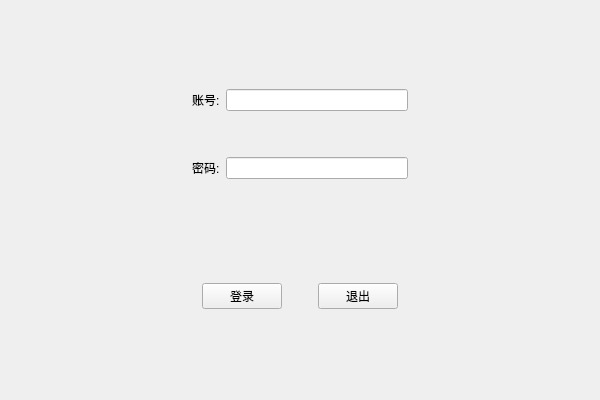
<?xml version="1.0" encoding="UTF-8"?>
<ui version="4.0">
 <class>MainWindow</class>
 <widget class="QMainWindow" name="MainWindow">
  <property name="geometry">
   <rect>
    <x>0</x>
    <y>0</y>
    <width>600</width>
    <height>400</height>
   </rect>
  </property>
  <property name="sizePolicy">
   <sizepolicy hsizetype="Preferred" vsizetype="Fixed">
    <horstretch>0</horstretch>
    <verstretch>0</verstretch>
   </sizepolicy>
  </property>
  <property name="minimumSize">
   <size>
    <width>600</width>
    <height>400</height>
   </size>
  </property>
  <property name="maximumSize">
   <size>
    <width>600</width>
    <height>400</height>
   </size>
  </property>
  <property name="windowTitle">
   <string>登录窗口</string>
  </property>
  <widget class="QWidget" name="centralwidget">
   <property name="sizePolicy">
    <sizepolicy hsizetype="Preferred" vsizetype="Fixed">
     <horstretch>0</horstretch>
     <verstretch>0</verstretch>
    </sizepolicy>
   </property>
   <property name="minimumSize">
    <size>
     <width>600</width>
     <height>400</height>
    </size>
   </property>
   <property name="maximumSize">
    <size>
     <width>600</width>
     <height>400</height>
    </size>
   </property>
   <layout class="QVBoxLayout" name="verticalLayout">
    <property name="leftMargin">
     <number>0</number>
    </property>
    <property name="topMargin">
     <number>0</number>
    </property>
    <property name="rightMargin">
     <number>0</number>
    </property>
    <property name="bottomMargin">
     <number>0</number>
    </property>
    <item>
     <widget class="QWidget" name="widget_2" native="true">
      <property name="sizePolicy">
       <sizepolicy hsizetype="Preferred" vsizetype="Fixed">
        <horstretch>0</horstretch>
        <verstretch>0</verstretch>
       </sizepolicy>
      </property>
      <layout class="QGridLayout" name="gridLayout">
       <item row="0" column="1">
        <widget class="QLabel" name="label">
         <property name="text">
          <string>账号:</string>
         </property>
        </widget>
       </item>
       <item row="2" column="2">
        <widget class="QLineEdit" name="lineEdit_2">
         <property name="echoMode">
          <enum>QLineEdit::Password</enum>
         </property>
        </widget>
       </item>
       <item row="0" column="2">
        <widget class="QLineEdit" name="lineEdit"/>
       </item>
       <item row="2" column="1">
        <widget class="QLabel" name="label_2">
         <property name="text">
          <string>密码:</string>
         </property>
        </widget>
       </item>
       <item row="0" column="0">
        <spacer name="horizontalSpacer_4">
         <property name="orientation">
          <enum>Qt::Horizontal</enum>
         </property>
         <property name="sizeHint" stdset="0">
          <size>
           <width>40</width>
           <height>20</height>
          </size>
         </property>
        </spacer>
       </item>
       <item row="0" column="3">
        <spacer name="horizontalSpacer_5">
         <property name="orientation">
          <enum>Qt::Horizontal</enum>
         </property>
         <property name="sizeHint" stdset="0">
          <size>
           <width>40</width>
           <height>20</height>
          </size>
         </property>
        </spacer>
       </item>
       <item row="1" column="2">
        <spacer name="verticalSpacer">
         <property name="orientation">
          <enum>Qt::Vertical</enum>
         </property>
         <property name="sizeHint" stdset="0">
          <size>
           <width>20</width>
           <height>40</height>
          </size>
         </property>
        </spacer>
       </item>
      </layout>
     </widget>
    </item>
    <item>
     <widget class="QWidget" name="widget_4" native="true">
      <property name="sizePolicy">
       <sizepolicy hsizetype="Preferred" vsizetype="Fixed">
        <horstretch>0</horstretch>
        <verstretch>0</verstretch>
       </sizepolicy>
      </property>
      <layout class="QHBoxLayout" name="horizontalLayout_3">
       <item>
        <spacer name="horizontalSpacer">
         <property name="orientation">
          <enum>Qt::Horizontal</enum>
         </property>
         <property name="sizeHint" stdset="0">
          <size>
           <width>40</width>
           <height>20</height>
          </size>
         </property>
        </spacer>
       </item>
       <item>
        <widget class="QPushButton" name="pushButton">
         <property name="text">
          <string>登录</string>
         </property>
        </widget>
       </item>
       <item>
        <spacer name="horizontalSpacer_3">
         <property name="orientation">
          <enum>Qt::Horizontal</enum>
         </property>
         <property name="sizeType">
          <enum>QSizePolicy::Fixed</enum>
         </property>
         <property name="sizeHint" stdset="0">
          <size>
           <width>30</width>
           <height>20</height>
          </size>
         </property>
        </spacer>
       </item>
       <item>
        <widget class="QPushButton" name="pushButton_2">
         <property name="text">
          <string>退出</string>
         </property>
        </widget>
       </item>
       <item>
        <spacer name="horizontalSpacer_2">
         <property name="orientation">
          <enum>Qt::Horizontal</enum>
         </property>
         <property name="sizeHint" stdset="0">
          <size>
           <width>40</width>
           <height>20</height>
          </size>
         </property>
        </spacer>
       </item>
      </layout>
     </widget>
    </item>
   </layout>
  </widget>
 </widget>
 <resources/>
 <connections/>
</ui>
